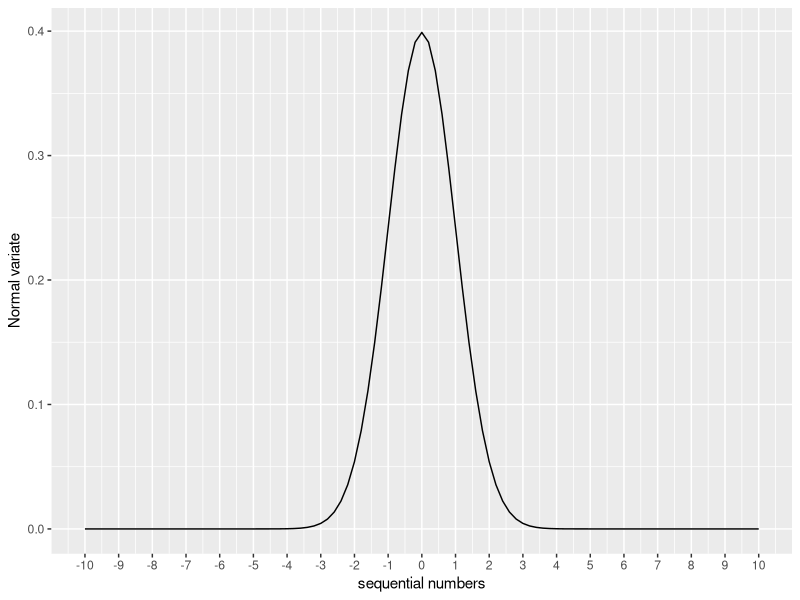

Recreate this plot in R.
#course: Beginning using R for data analysis
#by https://www.youtube.com/@easydatascience2508
#Section 4: Advanced data management
setwd("d:\\RStatistics-Tutorial")   # to set working directory
##set colClasses in read.table() to create a data frame
vartype<-c("character", "character", "character", "character", "character", "numeric","numeric", "numeric","numeric","character")
grade <- read.table("University-Fullname-full.csv", colClasses=vartype, header=TRUE, sep=",")                                      
grade

##Mathematical functions
#Absolute value
abs(-5.0)      #5
#Square root
sqrt(c(25, 16))       #returns a vector of (5, 4)
#Ceiling
ceiling(5.5)     #returns 6
#floor
floor(-2.3)      #returns -3
#truncate
trunc(-3.6)      #returns -3
#round
round(15.3456, digits=2)       #returns 15.35
#natural logarithm
log(10)    #returns  2.302585
#Exponential function
exp(2.3085)      #returns  10.06








##Statistical functions
x <- c(seq(1:100))  #a vector from 1 to 100
#mean
mean(x)  #50.5
#standard deviation
sd(x)    #around 29
#variance
var(x)    #around 842
# trimmed mean, dropping the highest and
# lowest 5% of scores
z <- mean(x, trim = 0.05, na.rm=TRUE)
z     #50.5
#scale, standardization
scale(x)    #a standardized vector with mean 0 and standard deviation 1
#minimum
min(x)   #1
#maximum
max(x)    #100
#range
range(x)   #1 to 100
#diff
diff(x)    #a vector of 99 element 1
#quantile
quantile(x, probs=0.7)    #around 70








##Probability functions
# generate and plot normal distributed variables 
library(ggplot2)
x <- seq(from = -10, to = 10, by = 0.2)
y <- dnorm(x)   #generate normally distributed variables
data <- data.frame(x = x, y = y)
ggplot(data, aes(x, y)) +
  geom_line() +
  labs(x = "sequential numbers",
       y = "Normal variate") +
  scale_x_continuous(breaks = seq(-10, 10, 1))
#the area under the standard normal curve to the left of z=1.25?
pnorm(1.25)     #0.894
#the value of the 60th percentile of a normal distribution 
#with a mean of 30 and a standard deviation of 8
qnorm(.6, mean=30, sd=8)   #32
#Generate 20 random normal deviates with a mean of 30 and a 
#standard deviation of 8
rnorm(20, mean=30, sd=8)



#using set_seed() to make your results reproducible
runif(10)
runif(10)   #different results
set.seed(5678)
runif(10)
set.seed(5678)
runif(10)   #same results



##Character functions
#toupper(y)
toupper("r is easy")  #returns "R IS EASY"

#tolower(Y)
tolower("R is Interesting") #returns "r is interesting"

#nchar(Y)		#Counts the number of characters of Y
nchar("R is interesting")   #16

#paste(..., sep="")	#Concatenates strings after using specified sep string
paste("Y", 5:7, sep="")  #"Y5" "Y6" "Y7"

#substr(Y, start, stop)	       #Extracts substrings in a character vector
substr("uvwxyz", 2, 4)   #returns "vwx"

#sub(pattern, replacement, Y, ignore.case=FALSE, fixed=FALSE)
#Finds the first matched pattern in Y and substitutes the replacement text
#  If fixed=FALSE, then pattern is a regular expression
#  If fixed=TRUE, then pattern is a text string	
sub("\\s",".","R is easy")   #returns "R.is easy"
sub("is","not","R is easy", fixed=TRUE)  #returns "R not easy"

# grep(pattern, Y, ignore.case=FALSE,fixed=FALSE)		
# Searches for pattern in X and Returns the matching indices	
#  If fixed=FALSE, then pattern is a regular expression
#  If fixed=TRUE, then pattern is a text string
grep("R", c("R","notR","R-programming", "is"))  #returns c(1,2,3)

#strsplit(Y, split, fixed=FALSE)		#Splits the elements of character vector x at split
#  If fixed=FALSE, then pattern is a regular expression
#  If fixed=TRUE, then pattern is a text string
strsplit("easy", "")   #returns "e" "a" "s" "y"






##Using apply function
#using apply() to rows and columns of a matrix
test <- matrix(rnorm(20), nrow = 4)
test
apply(test, 1, mean)    #row mean of a matrix
apply(test, 2, mean)    #column mean of a matrix
apply(test, 2, mean, trim = 0.2) #trimmed column mean








## A solution to the working example
options(digits = 2)  #set the number of digits printed
setwd("d:\\RStatistics-Tutorial")   # to set working directory
#create a grade data frame
vartype<-c("character", "character", "character", "character", "character", "numeric","numeric", "numeric","numeric","character")
grade <- read.table("University-Fullname-full.csv", colClasses=vartype, header=TRUE, sep=",")                                      
grade


test <- scale(grade[, 7:9])    #standardize test score
score <- apply(test, 1, mean) #get mean of score for each student
grade <- cbind(grade, score)

#to create a grade (A, B, C,D, E) 
q <- quantile(score, c(.8, .6, .4, .2))
grade$grade <- NA
grade$grade[score >= q[1]] <- "A"
grade$grade[score < q[1] & score >= q[2]] <- "B"
grade$grade[score < q[2] & score >= q[3]] <- "C"
grade$grade[score < q[3] & score >= q[4]] <- "D"
grade$grade[score < q[4]] <- "F"

#separate Fullname as two new variables First and Last
#order student by their Lastname and Firstname
Fullname <- strsplit((grade$Fullname), " ")
Last <- sapply(Fullname, "[", 2)
First <- sapply(Fullname, "[", 1)
grade <- cbind(First, Last, grade[, -2])
grade <- grade[order(Last, First), ]

grade












##Control flow
#for loop
for (i in 1:3) print("I love R")
#while loop
i <- 5
while (i > 0) {print("I love R")
  i <- i - 1}

#Conditional execution
#if-else control structure
#transform variable Race as a factor if it element is character. 
options(digits = 2)  #set the number of digits printed
setwd("d:\\RStatistics-Tutorial")   # to set working directory
#create a grade data frame
vartype<-c("character", "character", "character", "character", "character", "numeric","numeric", "numeric","numeric","character")
grade <- read.table("University-Fullname-full.csv", colClasses=vartype, header=TRUE, sep=",")                                      
grade


test <- scale(grade[, 7:9])    #standardize test score
score <- apply(test, 1, mean) #get mean of score for each student
grade <- cbind(grade, score)

#to create a grade (A, B, C,D, E) 
q <- quantile(score, c(.8, .6, .4, .2))
grade$grade <- NA
grade$grade[score >= q[1]] <- "A"
grade$grade[score < q[1] & score >= q[2]] <- "B"
grade$grade[score < q[2] & score >= q[3]] <- "C"
grade$grade[score < q[3] & score >= q[4]] <- "D"
grade$grade[score < q[4]] <- "F"

#separate Fullname as two new variables First and Last
#order student by their Lastname and Firstname
Fullname <- strsplit((grade$Fullname), " ")
Last <- sapply(Fullname, "[", 2)
First <- sapply(Fullname, "[", 1)
grade <- cbind(First, Last, grade[, -2])
grade <- grade[order(Last, First), ]

grade

if (is.character(grade$Race)) grade$Race <- as.factor(grade$Race)
#transform grade variable to factor if it is not.
if (!is.factor(grade$grade)) { 
  grade$grade <- as.factor(grade$grade)
   }    else {
      print("Grade already is a factor")
     }
#ifelse
#print differently according to if the score is greater or less than 0.5
ifelse(grade$score > 0.5, print("You have passed the exam"), print("You have failed the exam"))
# switch
#print differently for different country
countries <- c("USA", "Germany")
for (i in countries) {
  print(
    switch(i,
      USA  = "I am in North America",
      Japan = "I am in Asia",
      Nigeria    = "I am in Africa",
      Germany  = "I am in Europe"
    )
  )
}








##creating your own functions
#to create a function for statistics
#mad() to calculate the median of the absolute deviation from median
sumfunc <- function(x, par = TRUE, print = FALSE) {
  if (par) {
    cen <- mean(x)
    spr <- sd(x)
  } else {
    cen <- median(x)
    spr <- mad(x)
  }
  if (print & par) {
    cat("Mean=", cen, "\n", "SD=", spr, "\n")
  } else if (print & !par) {
    cat("Median=", cen, "\n", "MAD=", spr, "\n")
  }
  result <- list(center = cen, spread = spr)
  return(result)
}

set.seed(1234)
x <- rnorm(100)
y <- sumfunc(x)    #call function using default option
#call function with new parameter option
y <- sumfunc(x, print=TRUE)  







##Transposing a dataset
test <- grade[1:5, 7:9]
test
t(test)







## Aggregating data 
setwd("d:\\RStatistics-Tutorial")   # to set working directory
#create a grade data frame
vartype<-c("character", "character", "character", "character", "character", "numeric","numeric", "numeric","numeric","character")
grade <- read.table("University-Fullname-full.csv", colClasses=vartype, header=TRUE, sep=",")                                      
grade
test<-grade[,c(4,5,7:9)]
test$Gender<-as.factor(test$Gender)
test$Country<-as.factor(test$Country)
agg <- aggregate(test, by = list(test$Gender, 
     test$Country), FUN = mean, na.rm = TRUE)

#a better solution
agg <- aggregate(test[-c(1,2)], 
      by = list(Gender=test$Gender, 
      Coungry=test$Country), 
      FUN = mean, na.rm = TRUE)


agg














##Descriptive statistics with summary()
vars <- c("Math", "Physics", "Chemistry")
summary(grade[vars])



##Descriptive statistics via describe() in the Hmisc package
library(Hmisc)
vars <- c("Math", "Physics", "Chemistry")
describe(grade[vars])













### Lecture 13. Using sample() to generate a set of sample data

#Example 1:

# Create sample of 20 random integers from a vector
#with replacement
x <- sample(1:1000, 20, replace=TRUE)

print(x)


#example 2
#sample range lies between 1 to 5
x<- sample(1:5)
#prints the samples
x



#example 3
#sample n numbers, where n larger than length of source vector
x<- sample(1:5,10,replace=TRUE)
#prints the samples
x



#set.seed() - set.seed function will produce the same sequence 
#when you run it.


#example 4
# Create sample of 20 observations from mtcars dataframe
#with replacement

row_vec <- sample(1:nrow(mtcars), 20, replace = TRUE)

row_vec
print(mtcars[row_vec, ])



set.seed(1234)
row_vec <- sample(1:nrow(mtcars), 20, replace = TRUE)

row_vec
print(mtcars[row_vec, ])



#example 5
#creates a probability of 80% good watches an 20% effective watches.
sample (c('Good','Defective'), size=10, replace=T, prob=c(.80,.20))

  



#sample n numbers, where n larger than length of source vector
x<- sample(1:5,10,replace=TRUE)
#prints the samples
x


set.seed(1234)
row_vec <- sample(1:nrow(mtcars), 20, replace = TRUE)

row_vec
print(mtcars[row_vec, ])


















### Lecture 14. table function family

library(vcd)
head(Arthritis)

# one way table
mytable <- table(Arthritis$Improved)
mytable                       # counts
prop.table(mytable)           # proportions
prop.table(mytable)*100       # percents

# two way table
mytable <- xtabs(~ Treatment+Improved, data=Arthritis)
mytable  # counts

margin.table(mytable, 1)    # total counts for Treatment 
prop.table(mytable, 1)      # row proportions (rows add to 1)

margin.table(mytable, 2)    # total counts for Improved
prop.table(mytable, 2)      # column proportions (columns add to 1)

prop.table(mytable)         # cell proportions (all cells add to 1)
addmargins(mytable)         # cell counts with row and column sums
addmargins(prop.table(mytable)) # cell proportions with row and column proportions

addmargins(prop.table(mytable, 1), 2) # row proportions with row sums
addmargins(prop.table(mytable, 2), 1) # column proportions with column sums

# Listing 7.8 Two-way table using CrossTable
library(gmodels)
CrossTable(Arthritis$Treatment, Arthritis$Improved)

# Listing 7.9 Three-way contingency table
mytable <- xtabs(~ Treatment+Sex+Improved, data=Arthritis) 
mytable          
margin.table(mytable, 1)  # totals for Treatment
margin.table(mytable, 2)  # totals for Sex
margin.table(mytable, 3)  # totals for Improved
margin.table(mytable, c(1, 3)) # totals for Treatment by Improved

# Treatment by Sex for each Level of Improved
ftable(mytable)
ftable(prop.table(mytable, c(1, 2))) # proportions sum to 1 over index omitted
ftable(addmargins(prop.table(mytable, c(1, 2)), 3)) 
ftable(addmargins(prop.table(mytable, c(1, 2)), 3)) * 100
























### Lecture 15. Data Reshaping

# Transpose of a Matrix using t() 
matrix1 <- matrix(c(1:20), nrow=5, byrow=TRUE)
print("Original Matrix")
matrix1

matrix2 <- t(matrix1)
print("Transpose of the Matrix")
matrix2



# Joining Rows and Columns in Data Frame
#using cbind() or rbind()

# Cbind and Rbind function in R
name <- c("Wilson", "Dudu", "Maomao", "Shirley")
age <- c(24, 53, 62, 29)
location <- c("Molde", "Jendem", "Molde", "Jendem")

# Cbind function
familymember <- cbind(name, age, location)
print("Combining vectors into data frame using cbind ")
print(familymember)

# creating new data frame
newd <- data.frame(name=c("Mico", "Mia"),
                   age=c("28", "29"),
                   location=c("Molde", "Aukra"))

# rbind function
familymember <- rbind(familymember, newd)
print("Combining data frames using rbind ")
print(familymember)


# Merging two data frames in R
name<- c("Wilson", "Dudu", "Maomao", "Miaomiao","Mico","Mia")
age <- c(32, 20, 22, 12,8,3)
address <- c("Aukra", "Hustadvika", "Hustadvika", "Molde","Molde","Molde")

# Cbind function
family <- cbind(name, age, address)


# creating new data frame
Jiangjiang <- data.frame(name=c("Jiangjiang", "Gangdu"),
                         age= c(16,18),
                         address = c("Aukra","Molde"))

Jiangjiang

total <- merge(family, Jiangjiang, all=TRUE)
print(total)


family_data1 <- data.frame(name,age)
family_data1
family_data2 <- data.frame(name,address)
family_data2

merge(family_data1, family_data2)
merge(family_data1, family_data2, all = TRUE)


# melt and cast
library(MASS)
library(reshape2)

names(airquality) <- tolower(names(airquality))
head(airquality)    #wide form

#melting from wide form to long form
aql <- melt(airquality, id.vars = c("month", "day"))
head(aql)

aql <- melt(airquality, id.vars = c("month", "day"),
            variable.name = "climate_variable", 
            value.name = "climate_value")
head(aql)


#casting from long form to wide form
aql <- melt(airquality, id.vars = c("month", "day"))    #long form
head(aql)
aql

aqw <- dcast(aql, month + day ~ variable)
head(aqw)        #wide form again
